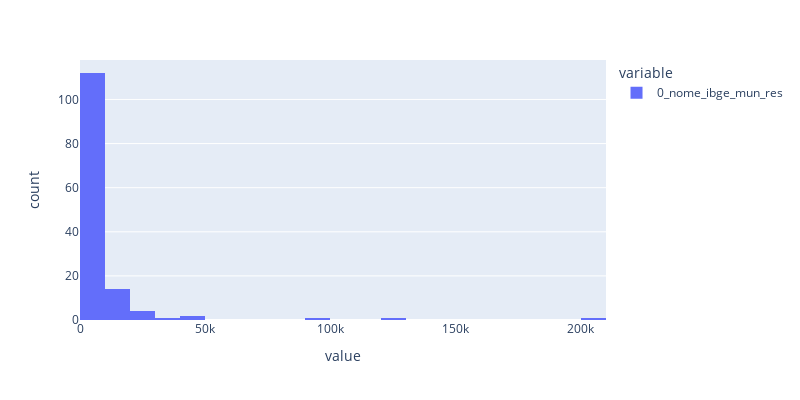

Notebook cell for this chart:
### Code cell
px.histogram(serem['0_nome_ibge_mun_res'].value_counts(), width=800, height=400)

### Figure 1 — Plotly figure (JSON) as saved in the notebook; plotly's stock layout.template omitted (floating-point values rounded to 4 significant figures; data arrays with more than 128 entries replaced by an {"elided": "..."} marker saying what was removed)
{"data": [{"alignmentgroup": "True", "bingroup": "x", "hovertemplate": "variable=0_nome_ibge_mun_res<br>value=%{x}<br>count=%{y}<extra></extra>", "legendgroup": "0_nome_ibge_mun_res", "marker": {"color": "#636efa", "pattern": {"shape": ""}}, "name": "0_nome_ibge_mun_res", "offsetgroup": "0_nome_ibge_mun_res", "orientation": "v", "showlegend": true, "type": "histogram", "x": {"elided": "136 int values"}, "xaxis": "x", "yaxis": "y"}], "layout": {"barmode": "relative", "height": 400, "legend": {"title": {"text": "variable"}, "tracegroupgap": 0}, "margin": {"t": 60}, "width": 800, "xaxis": {"anchor": "y", "domain": [0, 1], "title": {"text": "value"}}, "yaxis": {"anchor": "x", "domain": [0, 1], "title": {"text": "count"}}}}
